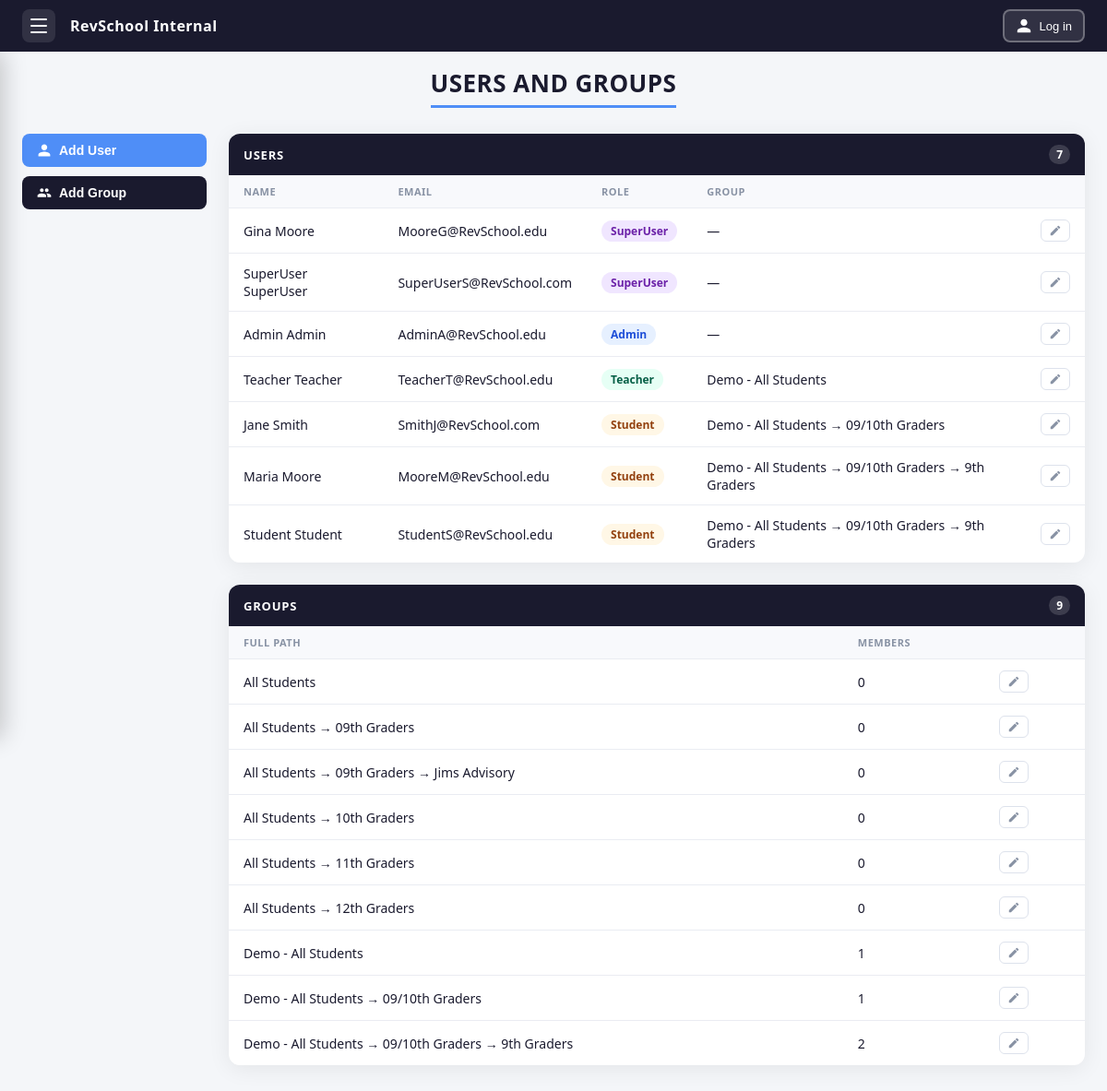
The app's page /users-and-groups/, older data.
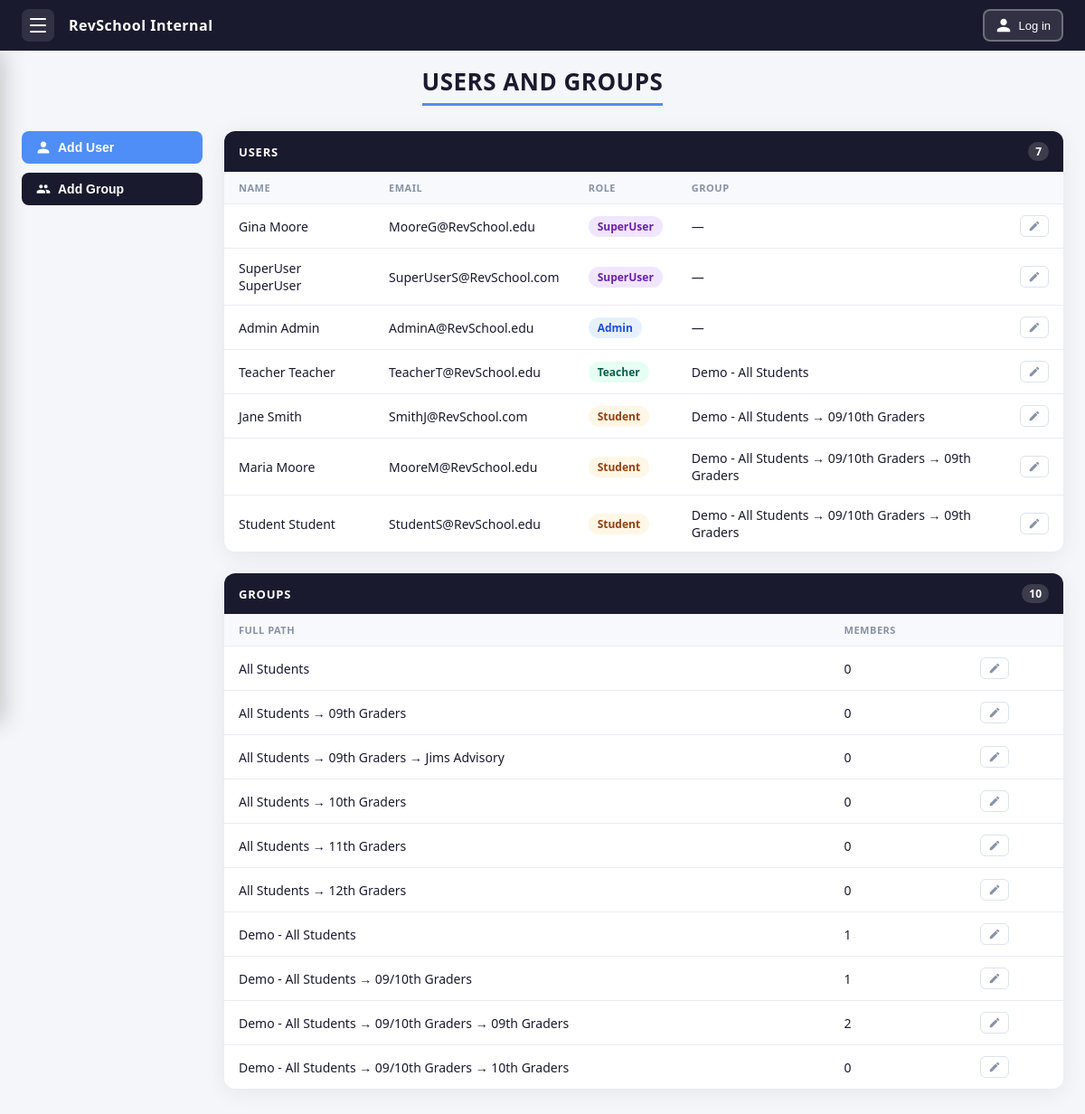
The same page, newer data.
### myapp/models.py (models this page shows, shortened)
class UserProfile(models.Model):
    user = models.OneToOneField(
        'auth.User',
        on_delete=models.CASCADE,
        related_name='profile'
    )
    role = models.CharField(max_length=20, choices=ROLES, default='student')
    group = models.ForeignKey(
        Group,
        null=True,
        blank=True,
        on_delete=models.SET_NULL,
        related_name='members'
    )

class Group(models.Model):
    name = models.CharField(max_length=100)
    parent = models.ForeignKey(
        'self',
        null=True,
        blank=True,
        on_delete=models.SET_NULL,
        related_name='subgroups'
    )
    monday = models.ManyToManyField('Class', blank=True, related_name='monday_groups')
    tuesday = models.ManyToManyField('Class', blank=True, related_name='tuesday_groups')
    wednesday = models.ManyToManyField('Class', blank=True, related_name='wednesday_groups')
    thursday = models.ManyToManyField('Class', blank=True, related_name='thursday_groups')
    friday = models.ManyToManyField('Class', blank=True, related_name='friday_groups')
    class Meta:
        ordering = ['name']
    def __str__(self):
        names = [self.name]
        parent = self.parent
        while parent is not None:
            names.insert(0, parent.name)
            parent = parent.parent
        return ' → '.join(names)

### myapp/views/admin_views.py (the view, shortened to what this page needs)
# urls.py: path('users-and-groups/', views.users_and_groups, name='users_and_groups'),
def users_and_groups(request):
    user_errors     = request.session.pop('user_errors',     [])
    user_form_data  = request.session.pop('user_form_data',  {})
    group_errors    = request.session.pop('group_errors',    [])
    group_form_data = request.session.pop('group_form_data', {})
    edit_user_errors     = request.session.pop('edit_user_errors',     [])
    edit_user_form_data  = request.session.pop('edit_user_form_data',  {})
    edit_group_errors    = request.session.pop('edit_group_errors',    [])
    edit_group_form_data = request.session.pop('edit_group_form_data', {})
    ROLE_ORDER = {'superuser': 0, 'admin': 1, 'teacher': 2, 'student': 3}
    users = sorted(
        UserProfile.objects.all().select_related('user', 'group'),
        key=lambda p: (
            ROLE_ORDER.get(p.role, 99),
            str(p.group).lower() if p.group else '',
            p.user.last_name.lower(),
            p.user.first_name.lower(),
        )
    )
    groups          = sorted(Group.objects.all(), key=lambda g: str(g).lower())
    return render(request, 'myapp/users_and_groups.html', {
        'users':           users,
        'groups':          groups,
        'user_errors':     user_errors,
        'user_form_data':  user_form_data,
        'group_errors':    group_errors,
        'group_form_data': group_form_data,
        'edit_user_errors':     edit_user_errors,
        'edit_user_form_data':  edit_user_form_data,
        'edit_group_errors':    edit_group_errors,
        'edit_group_form_data': edit_group_form_data,
    })

### myapp/templates/myapp/users_and_groups.html (shortened to what this page needs)
{% extends 'myapp/base.html' %}
{% block content %}
<div class="page-wrapper">
    <h1 class="page-title"><span>Users and Groups</span></h1>
    <div class="page-layout">
        <div class="sidebar-actions">
            <button class="action-btn blue" onclick="openUserModal()">
                <svg viewBox="0 0 24 24" style="width:16px;height:16px;fill:#fff;flex-shrink:0;">
                    <path d="M12 12c2.7 0 4.8-2.1 4.8-4.8S14.7 2.4 12 2.4 7.2 4.5 7.2 7.2 9.3 12 12 12zm0 2.4c-3.2 0-9.6 1.6-9.6 4.8v2.4h19.2v-2.4c0-3.2-6.4-4.8-9.6-4.8z"/>
                </svg>
                Add User
            </button>
            <button class="action-btn dark" onclick="openAdminGroupModal()">
                Add Group
            </button>
        </div>
        <div class="content-panels">
            {% include 'myapp/uag_users_panel.html' %}
            {% include 'myapp/uag_groups_panel.html' %}
        </div>
    </div>
</div>
{% endblock %}

### myapp/templates/myapp/uag_users_panel.html
<div class="panel">
    <div class="panel-header">
        <h2>Users</h2>
        <span class="panel-count">{{ users|length }}</span>
    </div>
    {% if users %}
    <table class="users-table">
        <thead>
            <tr>
                <th>Name</th>
                <th>Email</th>
                <th>Role</th>
                <th>Group</th>
                <th></th>
            </tr>
        </thead>
        <tbody>
            {% for profile in users %}
            <tr>
                <td>{{ profile.user.get_full_name }}</td>
                <td>{{ profile.user.email }}</td>
                <td>
                    <span class="role-badge role-{{ profile.role }}">
                        {{ profile.get_role_display }}
                    </span>
                </td>
                <td>{{ profile.group|default:"—" }}</td>
                <td>
                    {% if profile.user.id != request.user.id %}
                    <button class="edit-user-btn"
                        data-user-id="{{ profile.user.id }}"
                        data-first-name="{{ profile.user.first_name|escapejs }}"
                        data-last-name="{{ profile.user.last_name|escapejs }}"
                        data-email="{{ profile.user.email|escapejs }}"
                        data-role="{{ profile.role }}"
                        data-group-id="{{ profile.group.id|default:'' }}"
                        onclick="openEditUserModal(
                            this.dataset.userId,
                            this.dataset.firstName,
                            this.dataset.lastName,
                            this.dataset.email,
                            this.dataset.role,
                            this.dataset.groupId
                        )">
                        <svg viewBox="0 0 24 24" style="width:14px;height:14px;fill:currentColor;">
                            <path d="M3 17.25V21h3.75L17.81 9.94l-3.75-3.75L3 17.25zM20.71 7.04a1 1 0 000-1.41l-2.34-2.34a1 1 0 00-1.41 0l-1.83 1.83 3.75 3.75 1.83-1.83z"/>
                        </svg>
                    </button>
                    {% else %}
                    <span style="font-size:12px; color:#bbb;">you</span>
                    {% endif %}
                </td>
            </tr>
            {% endfor %}
        </tbody>
    </table>
    {% else %}
    <div class="empty-state">No users yet.</div>
    {% endif %}
</div>

### myapp/templates/myapp/uag_groups_panel.html
<div class="panel">
    <div class="panel-header">
        <h2>Groups</h2>
        <span class="panel-count">{{ groups|length }}</span>
    </div>
    {% if groups %}
    <table class="groups-table">
        <thead>
            <tr>
                <th>Full Path</th>
                <th>Members</th>
                <th></th>
            </tr>
        </thead>
        <tbody>
            {% for group in groups %}
            <tr>
                <td>{{ group }}</td>
                <td>{{ group.members.count }}</td>
                <td>
                    <button class="edit-user-btn"
                        data-group-id="{{ group.id }}"
                        data-group-name="{{ group.name|escapejs }}"
                        data-parent-id="{{ group.parent.id|default:'' }}"
                        onclick="openEditGroupModal(
                            this.dataset.groupId,
                            this.dataset.groupName,
                            this.dataset.parentId
                        )">
                        <svg viewBox="0 0 24 24" style="width:14px;height:14px;fill:currentColor;">
                            <path d="M3 17.25V21h3.75L17.81 9.94l-3.75-3.75L3 17.25zM20.71 7.04a1 1 0 000-1.41l-2.34-2.34a1 1 0 00-1.41 0l-1.83 1.83 3.75 3.75 1.83-1.83z"/>
                        </svg>
                    </button>
                </td>
            </tr>
            {% endfor %}
        </tbody>
    </table>
    {% else %}
    <div class="empty-state">No groups yet.</div>
    {% endif %}
</div>

Row changes from the older to the newer data that the page shows:
changed through a linked row, UserProfile "Maria Moore": group "Demo - All Students → 09/10th Graders → 9th Graders" → "Demo - All Students → 09/10th Graders → 09th Graders"
changed through a linked row, UserProfile "Student Student": group "Demo - All Students → 09/10th Graders → 9th Graders" → "Demo - All Students → 09/10th Graders → 09th Graders"
changed Group: name+parent "Demo - All Students → 09/10th Graders → 9th Graders" → "Demo - All Students → 09/10th Graders → 09th Graders"
added Group: name+parent "Demo - All Students → 09/10th Graders → 10th Graders", members.count "0"
Text that changed along with them:
{{ groups|length }}: "9" → "10"
